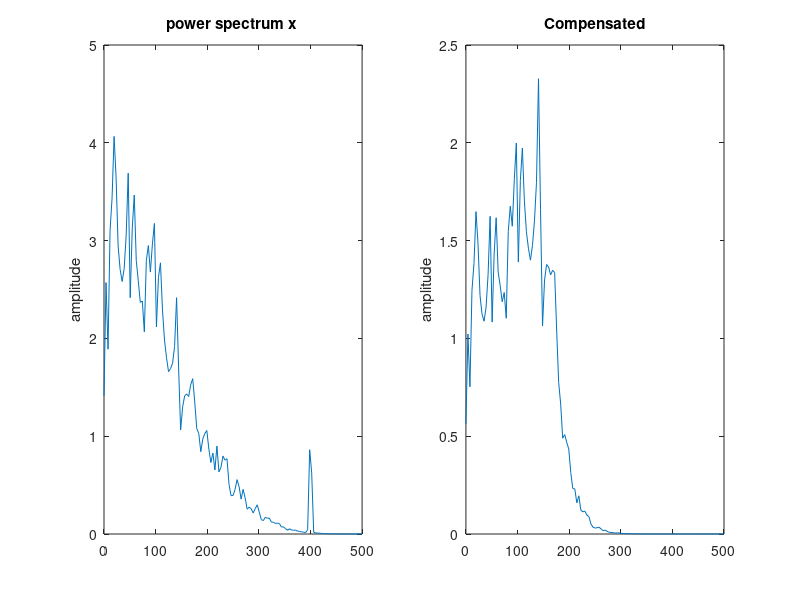

MATLAB code for this plot:
% CIC testing
% N2_R10_M2

clear all


Fs = 1e4;
t= 0:1/Fs:5.0 ;
y = randn(size(t)) ;
y = y+0.5*sin(2*pi*400*t) ;

%CIC lowpass and decimate
int1 = y(1) ;
int2 = int1 ;
j = 1 ;
nIF = 10 ;
last_c1 = 0;
last_c2 = 0;
last2_c1 = 0;
last2_c2 = 0;
last2_int2 = 0;
last_int2 = 0;
comb2 = zeros(1,length(t));

for i=1:length(y)
  int1 = int1 + y(i) ;
  int2 = int2 + int1 ;
  
  
  if (mod(i,nIF)==0)
    comb1 = int2 - last2_int2 ;
    comb2(j) = comb1 - last2_c1 ;
    %
    last2_int2 = last_int2 ;
    last_int2 = int2 ;
    last2_c1 = last_c1 ;
    last_c1 = comb1;
    last2_c2 = last_c2 ;
    last_c2 = comb2;
    
    j = j + 1 ;
  end
end

% now plot the tuned spectrum and signal
figure(1);clf
subplot(1,2,1)
pwelch(comb2,[256],[],[],Fs/nIF);

% compensated version
subplot(1,2,2)
[b,a] = cheby1(2, 4, 0.4);
out = filter(b,a,comb2) ;
pwelch(out,[256],[],[],Fs/nIF);
title('Compensated')
